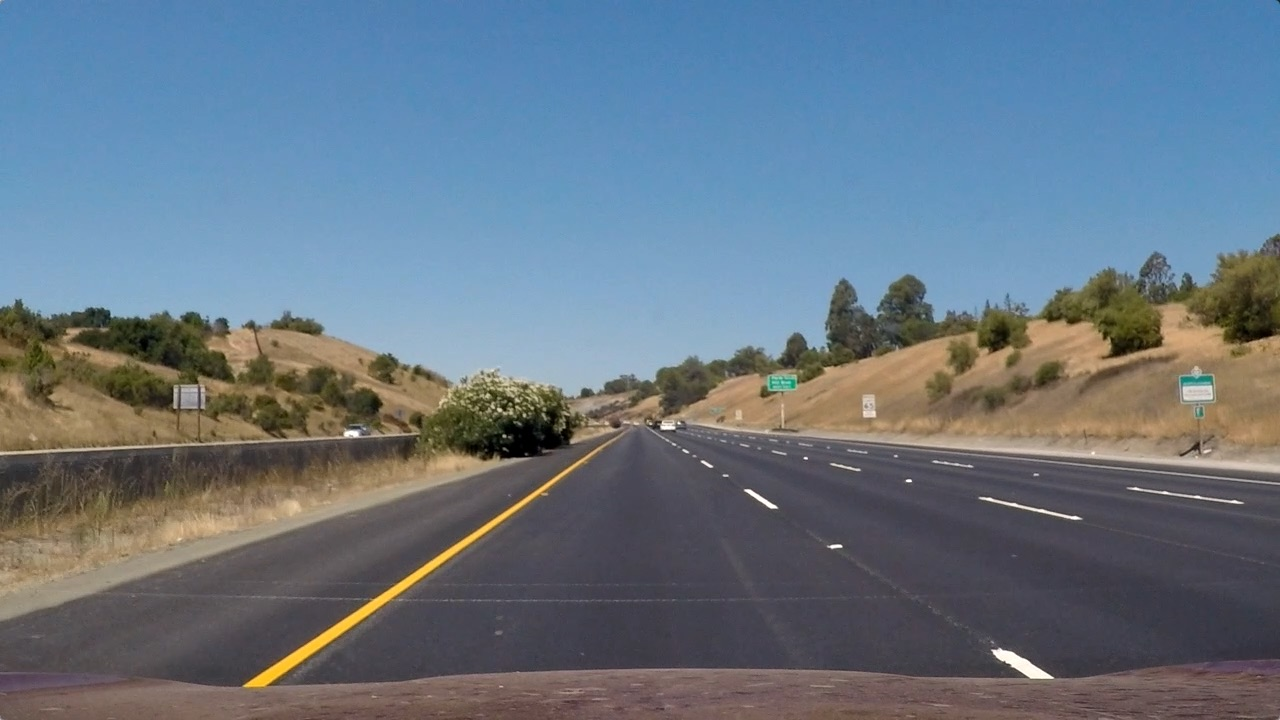
#> input picture test_images/straight_lines1.jpg, 1280 x 720 px
$ jupyter execute --allow-errors HawkEyeVisionTest.ipynb   (shell and % lines are left out)   (older library calls are emulated)
#> lines starting #> are read from the running program, lines starting #| are printed output that depends on the picture
## 1. Compute the camera calibration using chessboard images

[cell 1]
import numpy as np
import cv2
import glob
import matplotlib
matplotlib.use('Qt5agg')
import matplotlib.pyplot as plt
from pathlib import Path

# prepare object points, like (0,0,0), (1,0,0), (2,0,0) ....,(6,5,0)
objp = np.zeros((6*9,3), np.float32)
objp[:,:2] = np.mgrid[0:9,0:6].T.reshape(-1,2)

# Arrays to store object points and image points from all the images.
objpoints = [] # 3d points in real world space
imgpoints = [] # 2d points in image plane.

distortion_correction_file = Path("./distortion_correction_pickle.p")
if distortion_correction_file.is_file():
    print('Distortion correction file already created')
else:
    # Make a list of calibration images
    images = glob.glob('./camera_cal/calibration*.jpg')
    # Step through the list and search for chessboard corners
    for fname in images:
        img = cv2.imread(fname)
        gray = cv2.cvtColor(img,cv2.COLOR_BGR2GRAY)

        # Find the chessboard corners
        ret, corners = cv2.findChessboardCorners(gray, (9,6),None)

        # If found, add object points, image points
        if ret == True:
            objpoints.append(objp)
            imgpoints.append(corners)

            # Draw and display the corners
            img = cv2.drawChessboardCorners(img, (9,6), corners, ret)
            cv2.imshow('img',img)
            cv2.waitKey(500)

    cv2.destroyAllWindows()

## 2. Apply distortion correction to test images and save the camera calibration result for later use
Use object points and image points to calculate distortion coefficients, and test undistortion on an image.

[cell 2]
import pickle

# Make a list of test images set 1
test_images_1 = glob.glob('./test_images/test*.jpg')
# Make a list of test images set 2
test_images_2 = glob.glob('./test_images/straight_lines*.jpg')
# Combine the test images set 1 and 2
test_images = test_images_1 + test_images_2

# Test undistortion on an image
test_img_path = './test_images/straight_lines1.jpg'
img = cv2.imread(test_img_path)
#> img is the input picture: shape (720, 1280, 3); mean B, G, R 131.2, 117.7, 103.2
img_size = (img.shape[1], img.shape[0])
#> img_size = (1280, 720)
print('image size is {}'.format(img_size))
#| image size is (1280, 720)

# check if we already created the calibration file with coefficients
if distortion_correction_file.is_file():
    # load the coefficients to undistort the camera image
    with open('./distortion_correction_pickle.p', mode='rb') as f:
#> (reads distortion_correction_pickle.p from the repository)
        calibration_file = pickle.load(f)
        mtx, dist = calibration_file['mtx'], calibration_file['dist']
else:
    print('Calibration does not exist. Please run the cell above to create it first.')
    # Do camera calibration given object points and image points
    ret, mtx, dist, rvecs, tvecs = cv2.calibrateCamera(objpoints, imgpoints, img_size,None,None)
    # Save the camera calibration result for later use (we won't worry about rvecs / tvecs)
    dist_pickle = {}
    dist_pickle["mtx"] = mtx
    dist_pickle["dist"] = dist
    pickle.dump( dist_pickle, open( './distortion_correction_pickle.p', 'wb' ) )

# apply distortion correction to the camera calibration image
filename = './camera_cal/calibration1.jpg'
img = cv2.imread(filename)
#> (the rest of this cell did not finish here and is left out)

## 3. Apply the perspective transform to convert the binary image to a birds-eye view.

[cell 3]
import numpy as np
import cv2
import matplotlib.pyplot as plt
import matplotlib.image as mpimg
from skimage import img_as_uint
from skimage import io

# Define a function that applies Sobel x or y,
# then takes an absolute value and applies a threshold.
# Note: calling your function with orient='x', thresh_min=5, thresh_max=100
# should produce output like the example image shown above this quiz.
# [22 lines left out: function abs_sobel_thresh, not called in this run]

# def pipeline(img, h_thresh = (14, 24), s_thresh=(75, 255),
#              white_h_thresh = (0, 179), white_s_thresh=(1, 25), white_v_thresh = (200, 255),
#              sx_thresh=(20, 100), sy_thresh=(20, 100),
#              dir_thresh = (25,75),
#              sobel_kernel=3):
#     img = np.copy(img)
#     # Convert to HSV color space and separate the V channel
#     hsv = cv2.cvtColor(img, cv2.COLOR_RGB2HSV).astype(np.float)
#     h_channel = hsv[:,:,0]
#     s_channel = hsv[:,:,1]
#     v_channel = hsv[:,:,2]

#     # Threshold x gradient
#     sxbinary = abs_sobel_thresh(img, orient='x', thresh=(20, 100))

#     # Threshold the hue channel
#     # yellow hue
#     h_binary = np.zeros_like(h_channel)
#     h_binary[(h_channel >= h_thresh[0]) & (h_channel <= h_thresh[1])] = 1
#     # white hue (basically anything)
#     white_h_binary = np.zeros_like(h_channel)
#     white_h_binary[(h_channel >= white_h_thresh[0]) & (h_channel <= white_h_thresh[1])] = 1

#     # Threshold saturation channel
#     # yellow saturation
#     s_binary = np.zeros_like(s_channel)
#     s_binary[(s_channel >= s_thresh[0]) & (s_channel <= s_thresh[1])] = 1
#     # white saturation (very low)
#     white_s_binary = np.zeros_like(s_channel)
#     white_s_binary[(s_channel >= white_s_thresh[0]) & (s_channel <= white_s_thresh[1])] = 1

#     # Threshold v channel
#     white_v_binary = np.zeros_like(v_channel)
#     white_v_binary[(v_channel >= white_v_thresh[0]) & (v_channel <= white_v_thresh[1])] = 1

#     combined_output = np.zeros_like(s_channel)
#     binary_output1 = np.zeros_like(s_channel)
#     binary_output2 = np.zeros_like(s_channel)
#     binary_output3 = np.zeros_like(s_channel)

#     binary_output1[((sxbinary ==1) | (s_binary == 1)) & (h_binary==1)] = 1 # yellow line
#     binary_output2[(sxbinary == 1) & ((white_s_binary == 1) & (white_h_binary==1))] = 1 #  white line 1
#     binary_output3[(sxbinary == 1) | ((white_v_binary == 1) & (white_s_binary == 1) & (white_h_binary==1))] = 1 # white line 2

#     combined_output[(binary_output1 == 1) | (binary_output2 == 1) | (binary_output3 == 1)] = 1

#     # Stack each channel to visualize the effect of each output
#     color_binary = np.dstack((binary_output1, binary_output2, binary_output3))
#     #return b+w binary and color_binary
#     return combined_output, color_binary

# Read in a test image
test_img = './test_images/test5.jpg'
# [4 lines of commented-out code are left out]

image = mpimg.imread(test_img) # use the test image from previous cell
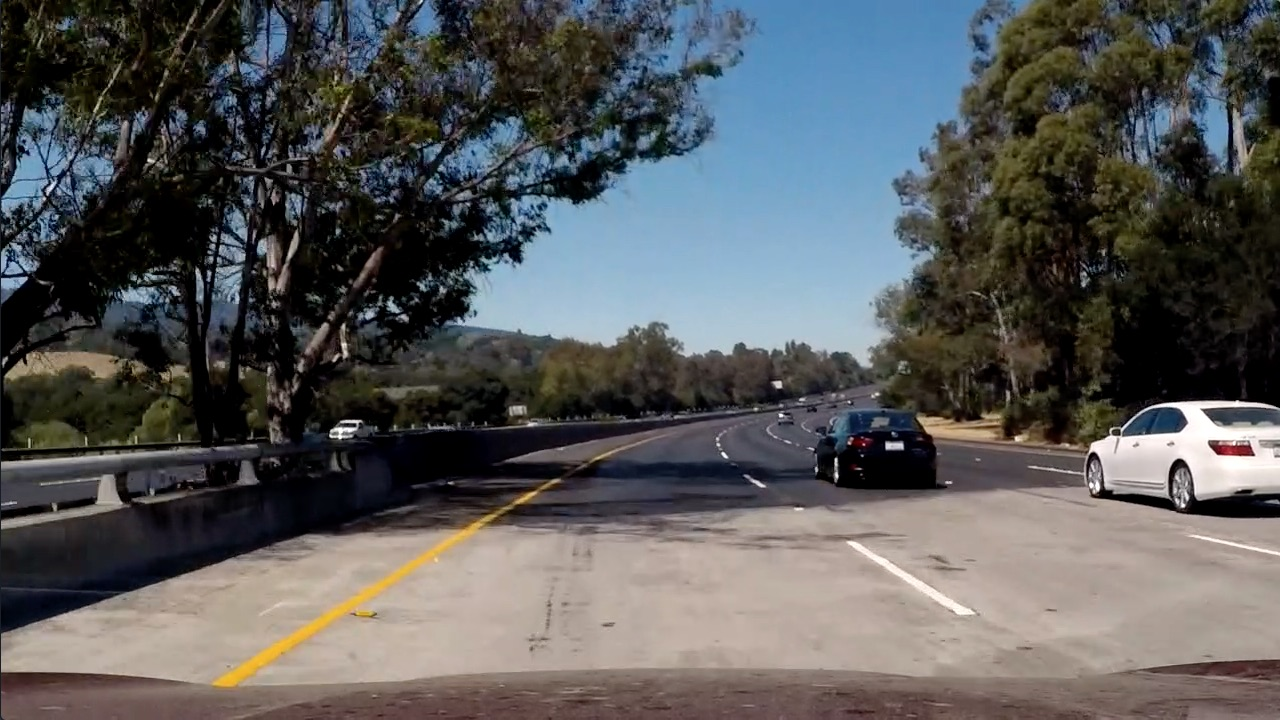
#> input picture test_images/test5.jpg, 1280 x 720 px
#> image is the input picture: shape (720, 1280, 3); mean R, G, B 88.5, 89.3, 89.8
image = mpimg.imread(test_img_path)
undistort_img = cv2.undistort(image, mtx, dist, None, mtx)
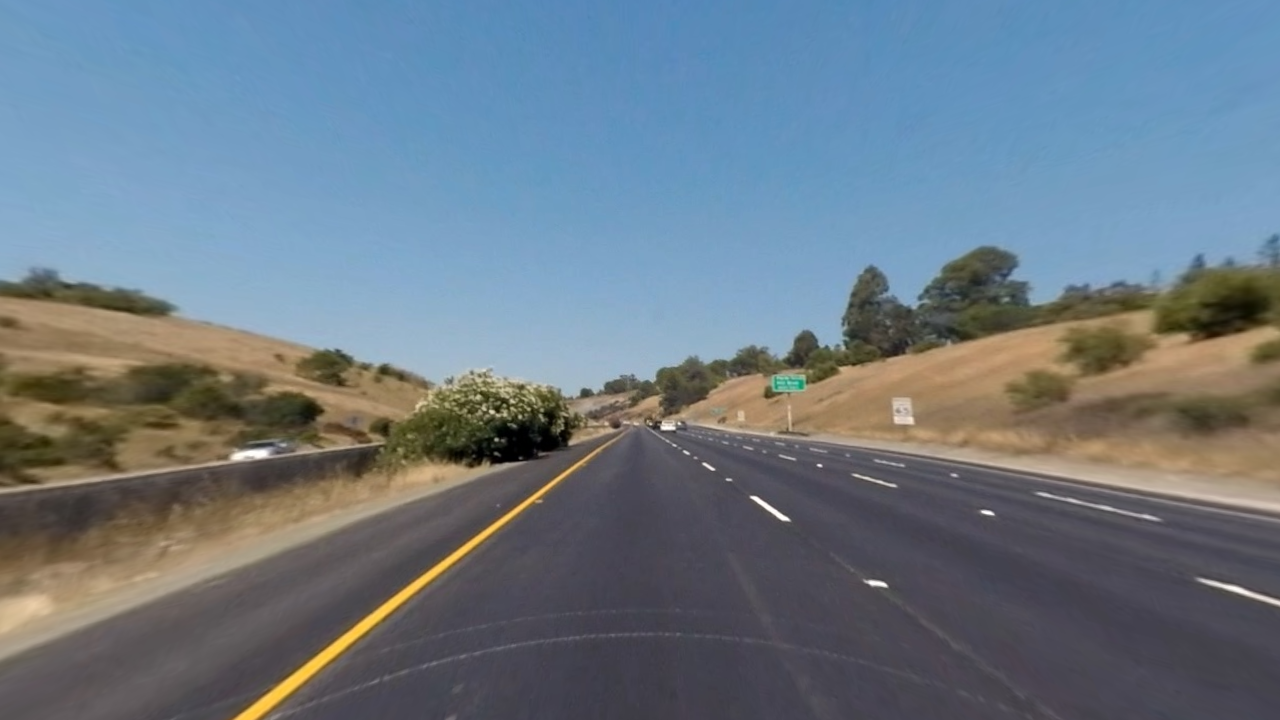
#> undistort_img: shape (720, 1280, 3); mean R, G, B 107.5, 121.3, 132.9
# global parameters
corners = [(576,460), (705,460), (1102, 705),(180, 705)]
src = np.float32([corners[0], corners[1], corners[2], corners[3]])
dst = np.float32([[320,0],[960, 0],[960, 720],[320, 720]])
# result, result_color = pipeline(undistort_img)

def perspective_warp(img):
    # Grab the image shape
    img_size = (img.shape[1], img.shape[0])
#> img_size = (1280, 720)

    # Given src and dst points, calculate the perspective transform matrix
    M = cv2.getPerspectiveTransform(src, dst)
    # Warp the image using OpenCV warpPerspective()
    warped = cv2.warpPerspective(img, M, img_size)
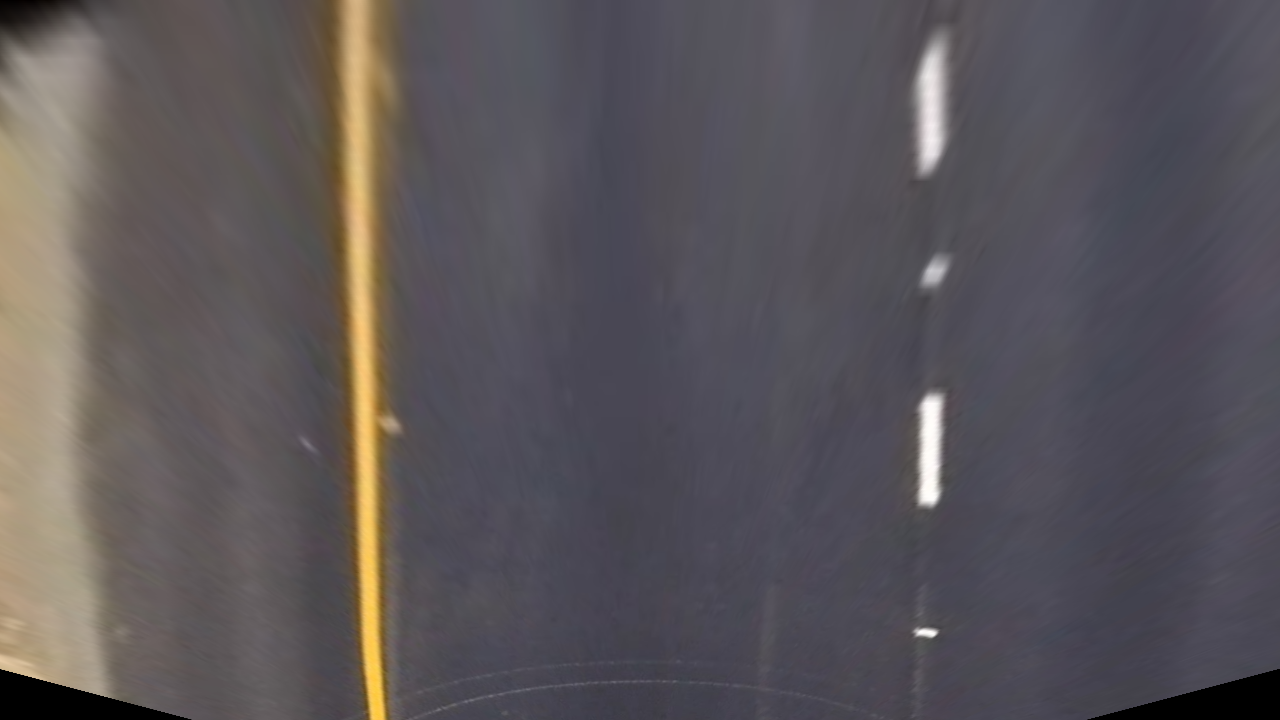
#> warped: shape (720, 1280, 3); mean R, G, B 90.9, 85.9, 89.3

    # Return the resulting image and matrix
    return warped

# [11 lines left out: functions erode_image, draw_polyline, not called in this run]


# # test
# birds_eye = perspective_warp(result)
# eroded_birds_eye = erode_image(birds_eye)

# # Plot the result
# #f, (ax1, ax2) = plt.subplots(1, 2, figsize=(24, 9))
# #f.tight_layout()

# ax1.imshow(result, cmap='gray')
# ax1.set_title('Binary Image', fontsize=40)

# ax2.imshow(birds_eye, cmap='gray')
# ax2.set_title('Binary Birds Eye View', fontsize=40)
# plt.subplots_adjust(left=0., right=1, top=0.9, bottom=0.)

# # save the result to disk
# io.imsave('./output_images/birds_eye.jpg', img_as_uint(birds_eye))

# original test image!!
# plot the image with warp
f, (ax3, ax4) = plt.subplots(1, 2, figsize=(24, 9))
f.tight_layout()
ax3.imshow(undistort_img)
ax3.set_title('Original test Image', fontsize=40)

warped_image = perspective_warp(undistort_img)
warped_cv2_image = cv2.cvtColor(warped_image, cv2.COLOR_RGB2BGR)
#> `[cell 3] import numpy as np import cv2 import matplotlib.pyplot as plt..`:
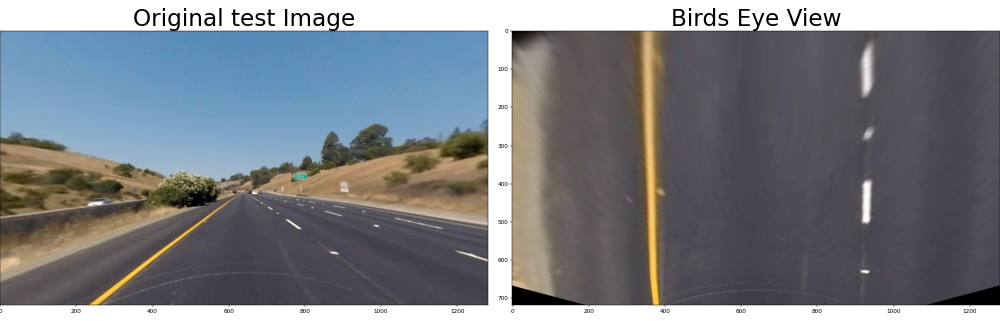
#> figure drawn by matplotlib, 2 panels
cv2.imwrite('./warped_image.jpg', warped_cv2_image)
ax4.imshow(warped_image)
ax4.set_title('Birds Eye View', fontsize=40)
plt.subplots_adjust(left=0., right=1, top=0.9, bottom=0.)

# [30 lines of commented-out code are left out]
